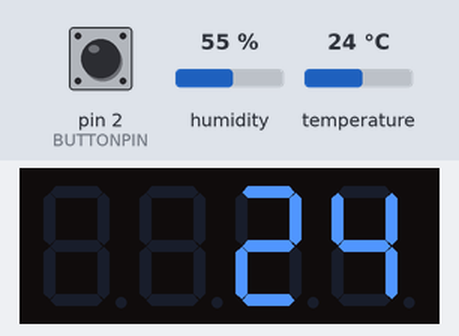
A sketch run on a simulated Arduino Uno, built with avr-gcc and run on an emulated ATmega328P. On the bench: 4-digit seven-segment display. The inputs (shaded band) are chosen by the test bench; at power-on: temperature 24 °C, pin 2 (BUTTONPIN) HIGH, humidity 55 %. What the sketch prints to the serial monitor is not drawn.

Above: at 1.3 s.
1.4 s: temperature set to 12 °C
At 3.2 s:
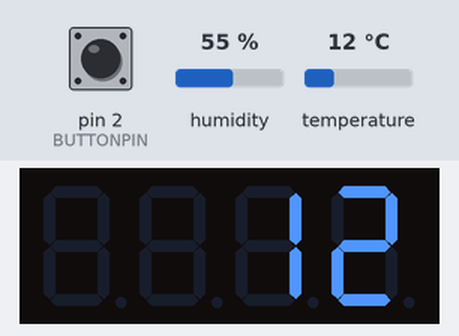
3.7 s: temperature set to 19 °C
At 5.2 s:
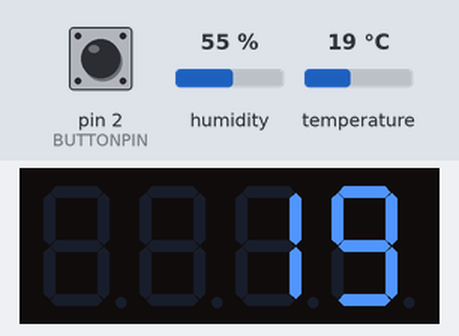
5.9 s: temperature set to 28 °C
At 7.2 s:
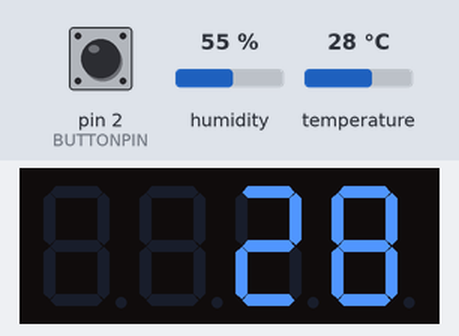
Timing chart, 0 to 8.9 s (numbered marks = the images above; inputs shaded):
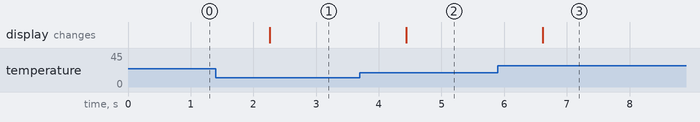

Measured:
- after the input at 1.4 s, the display: changes after 0.86 s (image 1)
- after the input at 3.7 s, the display: changes after 0.74 s (image 2)
- after the input at 5.9 s, the display: changes after 0.71 s (image 3)

The sketch:

demo.ino
```cpp
#include <SoftwareSerial.h>
#include <TM1637Display.h>
#include "DHT.h"


#define TEMPERATURE_SENSOR 6
#define DHTTYPE DHT11
#define DHTPIN 4
#define BUTTONPIN 2

DHT temperatureSensor(TEMPERATURE_SENSOR, DHTTYPE);

//

SoftwareSerial bluetooth(9,8); // initialize bluetooth
TM1637Display display(4, 5);  // initialize Display


//


void setup(){
    bluetooth.begin(9600);
    pinMode(BUTTONPIN, INPUT_PULLUP);

    display.setBrightness(7); // You can adjust the brightness level (0-7)
    display.clear();
    bluetooth.begin(9600);
    temperatureSensor.begin();
     Serial.begin(9600);

    //


  Serial.println("ENTER AT Commands:");
}

bool isButtonPressed()
{
  int buttonState = digitalRead(BUTTONPIN); // Read the button state (HIGH or LOW)

  if (buttonState == LOW)
  {
    return false;

  }
  else
  {
    return true;

  }
    delay(100); // Debounce delay to prevent multiple presses in rapid succession

}


void loop(){

    if(isButtonPressed())
    {
      int val= (int) temperatureSensor.readTemperature();
      display.showNumberDec(val);
      bluetooth.print("\nTemperature = ");
      bluetooth.print(val);
        delay(100);


    }
    delay(100);

}
```
